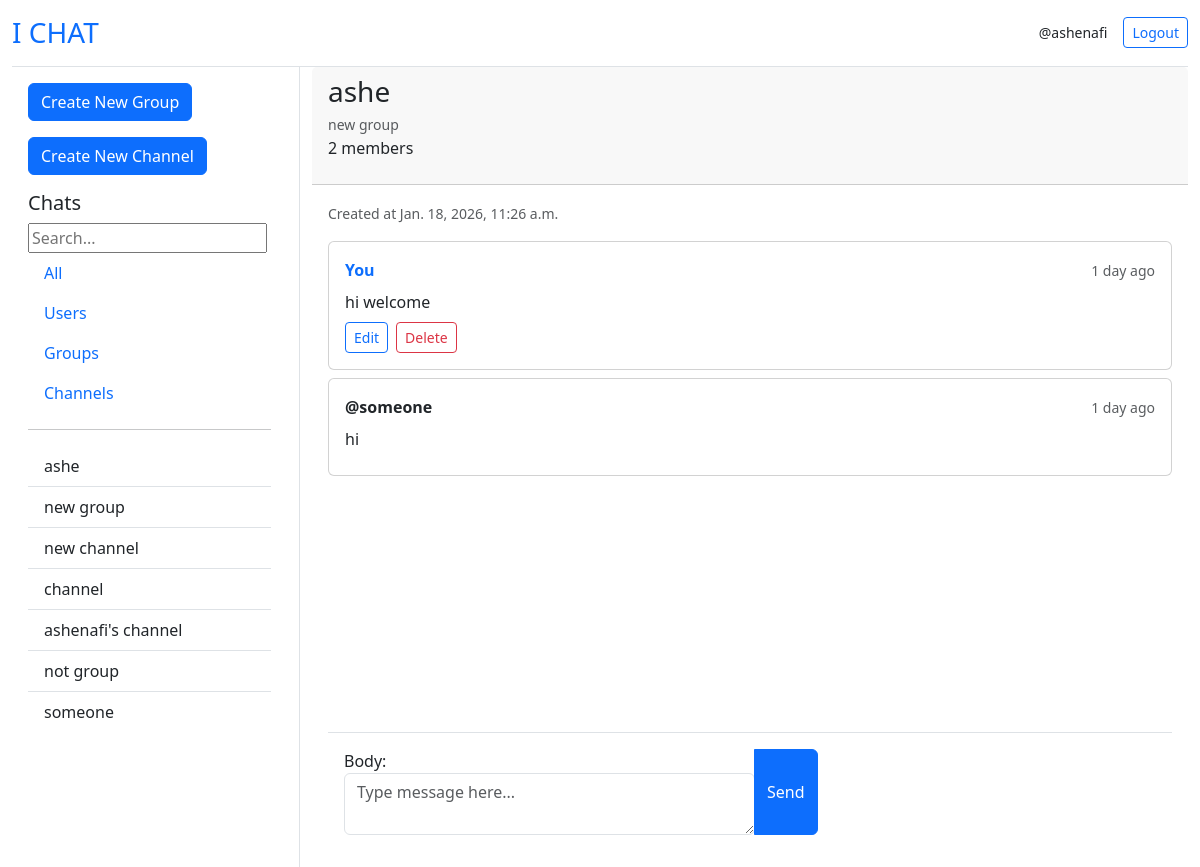
Page /group/1/ (signed in) on the earlier database version.
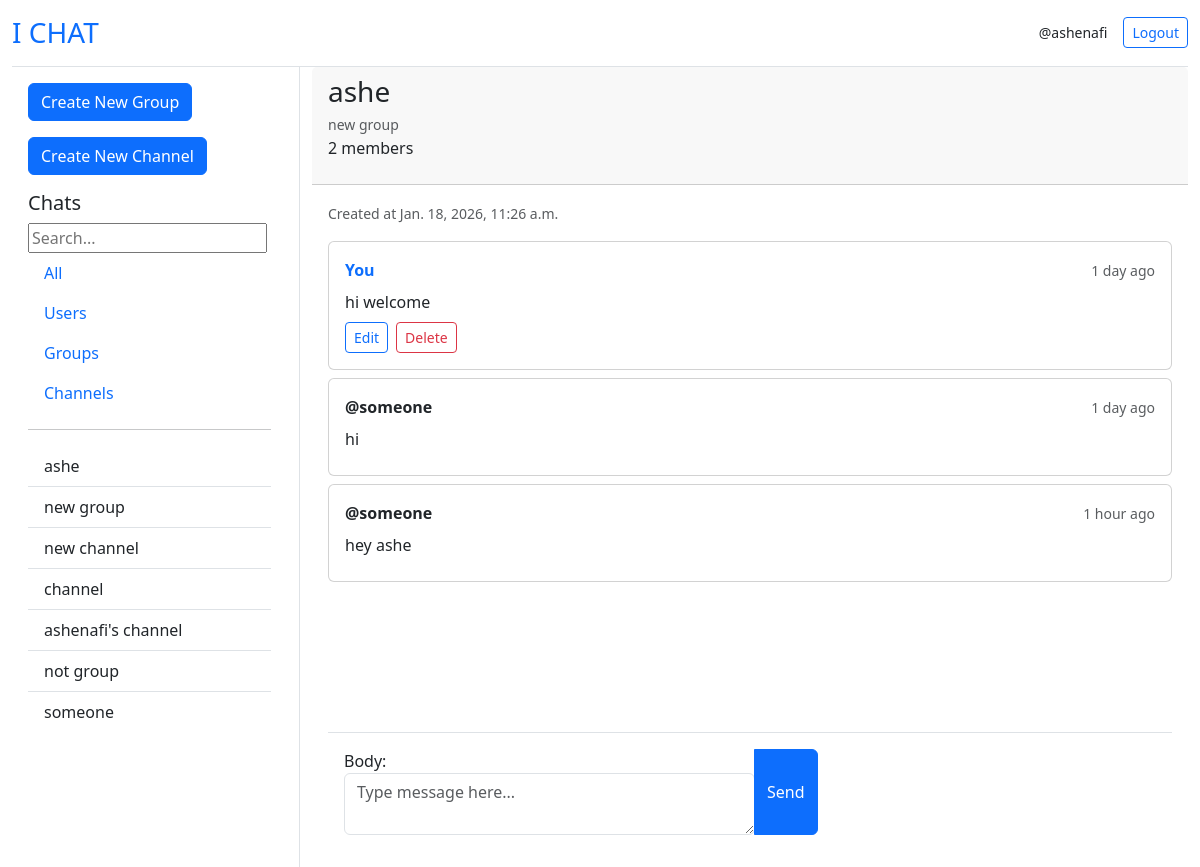
Same page on the later database version.
### core/models.py (models this page shows, shortened)
class Group(models.Model):
    owner = models.ForeignKey(User, on_delete=models.CASCADE)
    name = models.CharField(max_length=100)
    description = models.CharField(max_length=300)
    members = models.ManyToManyField(User, related_name="member")
    created_at = models.DateTimeField(auto_now_add=True)
    updated_at = models.DateTimeField(auto_now=True)

class GroupMessage(models.Model):
    owner = models.ForeignKey(User, on_delete=models.CASCADE)
    group = models.ForeignKey(Group, on_delete=models.CASCADE)
    body = models.TextField()
    created_at = models.DateTimeField(auto_now_add=True, null=True)
    updated_at = models.DateTimeField(auto_now=True, null= True)

### core/views.py (the view, shortened to what this page needs)
# urls.py: path('group/<int:pk>/', views.group, name='group'),
@login_required(login_url='log-in')
def group(request, pk):
    group = Group.objects.get(id=pk)
    groups = Group.objects.all()
    messages = GroupMessage.objects.all()
    users = User.objects.all()
    members = group.members.all()
    form = GroupMessageForm()
    context = {
        'group':group,
        'groups':groups,
        'form':form,
        'messages':messages,
        'users':users,
        'members': members,
    }
    return render(request, 'core/group.html', context)

### core/forms.py
class GroupMessageForm(ModelForm):
    class Meta:
        model = GroupMessage
        fields = ['body']
        widgets = {
            'body': Textarea(attrs={
                'class': 'form-control',
                'rows': 2,
                'name': 'message',
                'data-custom': 'some-value',
                'placeholder': "Type message here..."
            }),
        }

### core/templates/core/group.html (shortened to what this page needs)
{% extends 'core/home.html' %}
{% block chat %}
<div class="card h-100 border-0">
    <div class="card-header">
        <h3 class="card-title mb-1">{{group.name}}</h3>
        <small class="text-muted">{{group.description}}</small>
        <div>
            <p>{{group.members.count}} members</p>
        </div>
    </div>
    <div class="card-body d-flex flex-column p-3">
        <div class="mb-3">
            <small class="text-muted">Created at {{group.created_at}}</small>
        </div>
        <div class="flex-grow-1 overflow-auto pb-5" style="max-height: calc(100vh - 200px);">
            {% for message in messages %}
                {% if message.group == group %}
                    <div class="mb-2">
                        <div class="card">
                            <div class="card-body p-3">
                                <div class="d-flex justify-content-between align-items-center mb-2">
                                    <div>
                                        {% if message.owner == request.user %}
                                            <strong class="text-primary">You</strong>
                                        {% else %}
                                            <strong class="text-dark">@{{message.owner}}</strong>
                                        {% endif %}
                                    </div>
                                    <div>
                                        <small class="text-muted">{{message.updated_at | timesince}} ago</small>
                                    </div>
                                </div>
                                <div class="message-body mb-2">
                                    <p class="mb-0">{{message.body}}</p>
                                </div>
                                {% if message.owner == request.user %}
                                <div class="d-flex gap-2">
                                    <a href="{% url 'edit_gp_message' message.id group.id %}" class="btn btn-sm btn-outline-primary">Edit</a>
                                    <a href="#" class="btn btn-sm btn-outline-danger">Delete</a>
                                </div>
                                {% endif %}
                            </div>
                        </div>
                    </div>
                {% endif %}
            {% endfor %}
        </div>
        <form method="post" class="mt-3 position-sticky bottom-0 bg-white p-3 border-top">
            {% if request.user in members %}
            <div class="input-group">
                {{form}}
                <button type="submit" class="btn btn-primary">Send</button>
            </div>
            {% else %}
            <div>
                <input type="text" name="ok" value="OK" style="display: none;">
                <input type="submit" value="Join group">
            </div>
            {% endif %}
        </form>
    </div>
</div>
{% endblock %}

### core/templates/core/home.html (shortened to what this page needs)
{% extends 'core/base.html' %}
{% block content %}
<div class="container-fluid vh-100">
    <div class="row h-100">
        <div class="col-md-4 col-lg-3 border-end d-flex flex-column">
            <div class="p-3 flex-grow-1 overflow-auto">
                <a href="{% url 'create_group' %}" class="btn btn-primary mb-3">Create New Group</a>
                <a href="{% url 'create_channel' %}" class="btn btn-primary mb-3">Create New Channel</a>
                <h3 class="h5">Chats</h3>
                <input type="search" name="search" placeholder="Search...">
                <div class="nav flex-column">
                    <a href="#" class="nav-link">All</a>
                    <a href="#" class="nav-link">Users</a>
                    <a href="#" class="nav-link">Groups</a>
                    <a href="#" class="nav-link">Channels</a>
                </div>
                <hr>
                <div class="list-group list-group-flush">
                    {% for group in groups %}
                        <a href="{% url 'group' group.id %}" class="list-group-item list-group-item-action">{{group.name}}</a>
                    {% endfor %}
                    {% for user in users %}
                        {% if user != request.user %}
                            <a href="{% url 'friend' user.id %}" class="list-group-item list-group-item-action">{{user.username}}</a>
                        {% endif %}
                    {% endfor %}
                </div>
            </div>
        </div>
        <div class="col-md-8 col-lg-9 d-flex flex-column">
            <div class="flex-grow-1 d-flex flex-column">
                {% block chat %}
                {% endblock %}
            </div>
        </div>
    </div>
</div>
{% endblock %}

Differences in the rows shown:
added GroupMessage: owner "someone", updated_at "1 hour", body "hey ashe"
